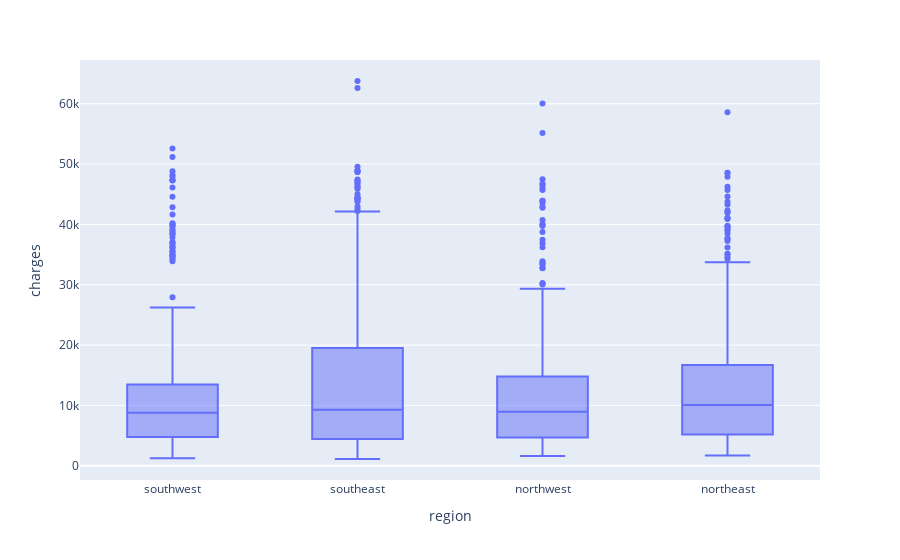

Notebook cell for this chart:
### Code cell
# charges según region
fig = px.box(df, x="region", y="charges")
fig.show()

### Figure 1 — Plotly figure (JSON) as saved in the notebook; plotly's stock layout.template omitted (floating-point values rounded to 4 significant figures; data arrays with more than 128 entries replaced by an {"elided": "..."} marker saying what was removed)
{"data": [{"alignmentgroup": "True", "hovertemplate": "region=%{x}<br>charges=%{y}<extra></extra>", "legendgroup": "", "marker": {"color": "#636efa"}, "name": "", "notched": false, "offsetgroup": "", "orientation": "v", "showlegend": false, "type": "box", "x": {"elided": "1338 str values"}, "x0": " ", "xaxis": "x", "y": {"elided": "1338 float values"}, "y0": " ", "yaxis": "y"}], "layout": {"boxmode": "group", "legend": {"tracegroupgap": 0}, "margin": {"t": 60}, "xaxis": {"anchor": "y", "domain": [0, 1], "title": {"text": "region"}}, "yaxis": {"anchor": "x", "domain": [0, 1], "title": {"text": "charges"}}}}
